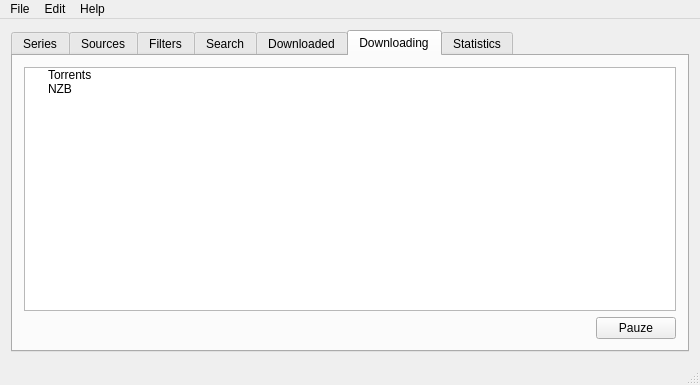
<?xml version="1.0" encoding="UTF-8"?>
<ui version="4.0">
 <class>MainWindow</class>
 <widget class="QMainWindow" name="MainWindow">
  <property name="geometry">
   <rect>
    <x>0</x>
    <y>0</y>
    <width>700</width>
    <height>385</height>
   </rect>
  </property>
  <property name="windowTitle">
   <string>SwarmTv</string>
  </property>
  <property name="windowIcon">
   <iconset resource="swarmtvqtresources.qrc">
    <normaloff>:/swarmtv/mainlogo/resources/swarmtv_logo.png</normaloff>:/swarmtv/mainlogo/resources/swarmtv_logo.png</iconset>
  </property>
  <property name="tabShape">
   <enum>QTabWidget::Triangular</enum>
  </property>
  <widget class="QWidget" name="centralWidget">
   <layout class="QGridLayout" name="gridLayout">
    <item row="0" column="1">
     <widget class="QTabWidget" name="mainTab">
      <property name="toolTip">
       <string/>
      </property>
      <property name="tabShape">
       <enum>QTabWidget::Rounded</enum>
      </property>
      <property name="currentIndex">
       <number>5</number>
      </property>
      <widget class="QWidget" name="tab">
       <attribute name="title">
        <string>Series</string>
       </attribute>
       <layout class="QGridLayout" name="gridLayout_7">
        <item row="0" column="0">
         <layout class="QVBoxLayout" name="verticalLayout_6">
          <item>
           <layout class="QHBoxLayout" name="horizontalLayout_6">
            <item>
             <widget class="QLineEdit" name="seriesSearchLineEdit">
              <property name="toolTip">
               <string>Find series by name on thetvdb.com.</string>
              </property>
              <property name="placeholderText">
               <string>&lt;Series Name&gt;</string>
              </property>
             </widget>
            </item>
            <item>
             <widget class="QPushButton" name="seriesFindPushButton">
              <property name="text">
               <string>Find</string>
              </property>
             </widget>
            </item>
           </layout>
          </item>
         </layout>
        </item>
        <item row="1" column="0">
         <widget class="QTableWidget" name="seriesTableWidget">
          <property name="contextMenuPolicy">
           <enum>Qt::CustomContextMenu</enum>
          </property>
          <property name="lineWidth">
           <number>1</number>
          </property>
          <property name="alternatingRowColors">
           <bool>false</bool>
          </property>
          <attribute name="horizontalHeaderVisible">
           <bool>false</bool>
          </attribute>
          <attribute name="horizontalHeaderStretchLastSection">
           <bool>true</bool>
          </attribute>
          <attribute name="verticalHeaderVisible">
           <bool>false</bool>
          </attribute>
          <column>
           <property name="text">
            <string>Do not show</string>
           </property>
          </column>
         </widget>
        </item>
       </layout>
      </widget>
      <widget class="QWidget" name="SourcesTab">
       <attribute name="title">
        <string>Sources</string>
       </attribute>
       <layout class="QGridLayout" name="gridLayout_3">
        <item row="0" column="0">
         <layout class="QVBoxLayout" name="verticalLayout_3">
          <item>
           <widget class="QTableWidget" name="sourceTableWidget">
            <property name="alternatingRowColors">
             <bool>true</bool>
            </property>
            <property name="selectionMode">
             <enum>QAbstractItemView::SingleSelection</enum>
            </property>
            <property name="selectionBehavior">
             <enum>QAbstractItemView::SelectRows</enum>
            </property>
            <attribute name="horizontalHeaderCascadingSectionResizes">
             <bool>true</bool>
            </attribute>
            <attribute name="horizontalHeaderDefaultSectionSize">
             <number>150</number>
            </attribute>
            <attribute name="horizontalHeaderMinimumSectionSize">
             <number>100</number>
            </attribute>
            <attribute name="horizontalHeaderStretchLastSection">
             <bool>true</bool>
            </attribute>
            <attribute name="verticalHeaderVisible">
             <bool>false</bool>
            </attribute>
            <column>
             <property name="text">
              <string>Name</string>
             </property>
            </column>
            <column>
             <property name="text">
              <string>Parser</string>
             </property>
            </column>
            <column>
             <property name="text">
              <string>Meta type</string>
             </property>
            </column>
            <column>
             <property name="text">
              <string>URL</string>
             </property>
            </column>
           </widget>
          </item>
          <item>
           <layout class="QHBoxLayout" name="horizontalLayout_3">
            <item>
             <widget class="QPushButton" name="sourceAddButton">
              <property name="text">
               <string>Add</string>
              </property>
             </widget>
            </item>
            <item>
             <widget class="QPushButton" name="sourceEditButton">
              <property name="text">
               <string>Edit</string>
              </property>
             </widget>
            </item>
            <item>
             <widget class="QPushButton" name="sourceDelButton">
              <property name="text">
               <string>Del</string>
              </property>
             </widget>
            </item>
            <item>
             <spacer name="horizontalSpacer_3">
              <property name="orientation">
               <enum>Qt::Horizontal</enum>
              </property>
              <property name="sizeHint" stdset="0">
               <size>
                <width>40</width>
                <height>20</height>
               </size>
              </property>
             </spacer>
            </item>
           </layout>
          </item>
         </layout>
        </item>
       </layout>
      </widget>
      <widget class="QWidget" name="filterTab">
       <property name="accessibleName">
        <string extracomment="lala"/>
       </property>
       <attribute name="title">
        <string>Filters</string>
       </attribute>
       <layout class="QGridLayout" name="gridLayout_2">
        <item row="0" column="0">
         <layout class="QVBoxLayout" name="verticalLayout_2">
          <item>
           <widget class="QTableWidget" name="simpleTableWidget">
            <property name="alternatingRowColors">
             <bool>true</bool>
            </property>
            <property name="selectionMode">
             <enum>QAbstractItemView::SingleSelection</enum>
            </property>
            <property name="selectionBehavior">
             <enum>QAbstractItemView::SelectRows</enum>
            </property>
            <property name="rowCount">
             <number>0</number>
            </property>
            <property name="columnCount">
             <number>3</number>
            </property>
            <attribute name="horizontalHeaderCascadingSectionResizes">
             <bool>true</bool>
            </attribute>
            <attribute name="horizontalHeaderDefaultSectionSize">
             <number>200</number>
            </attribute>
            <attribute name="horizontalHeaderMinimumSectionSize">
             <number>150</number>
            </attribute>
            <attribute name="horizontalHeaderShowSortIndicator" stdset="0">
             <bool>false</bool>
            </attribute>
            <attribute name="horizontalHeaderStretchLastSection">
             <bool>true</bool>
            </attribute>
            <attribute name="verticalHeaderVisible">
             <bool>false</bool>
            </attribute>
            <column>
             <property name="text">
              <string>Filter Name</string>
             </property>
             <property name="toolTip">
              <string extracomment="Name of the simple filter"/>
             </property>
            </column>
            <column>
             <property name="text">
              <string>Type</string>
             </property>
            </column>
            <column>
             <property name="text">
              <string>Last Download</string>
             </property>
             <property name="whatsThis">
              <string extracomment="Last content found by the filter."/>
             </property>
            </column>
           </widget>
          </item>
          <item>
           <layout class="QHBoxLayout" name="horizontalLayout_2">
            <item>
             <widget class="QPushButton" name="simpleAddButton">
              <property name="text">
               <string>Add</string>
              </property>
             </widget>
            </item>
            <item>
             <widget class="QPushButton" name="SimpleEditButton">
              <property name="text">
               <string>Edit</string>
              </property>
             </widget>
            </item>
            <item>
             <widget class="QPushButton" name="simpleDelButton">
              <property name="text">
               <string>Del</string>
              </property>
             </widget>
            </item>
            <item>
             <spacer name="horizontalSpacer_2">
              <property name="orientation">
               <enum>Qt::Horizontal</enum>
              </property>
              <property name="sizeHint" stdset="0">
               <size>
                <width>40</width>
                <height>20</height>
               </size>
              </property>
             </spacer>
            </item>
           </layout>
          </item>
         </layout>
        </item>
       </layout>
      </widget>
      <widget class="QWidget" name="sourceTab">
       <attribute name="title">
        <string>Search</string>
       </attribute>
       <layout class="QGridLayout" name="gridLayout_5">
        <item row="0" column="0">
         <layout class="QVBoxLayout" name="verticalLayout_5">
          <item>
           <layout class="QHBoxLayout" name="horizontalLayout_5">
            <item>
             <widget class="QLineEdit" name="SearchLineEdit">
              <property name="toolTip">
               <string>Search Swarmtv database for entries matching the title.</string>
              </property>
              <property name="placeholderText">
               <string>&lt;regexp to find content in database&gt;</string>
              </property>
             </widget>
            </item>
            <item>
             <widget class="QPushButton" name="searchPushButton">
              <property name="text">
               <string>Search</string>
              </property>
             </widget>
            </item>
           </layout>
          </item>
          <item>
           <widget class="QTableWidget" name="searchTableWidget">
            <property name="alternatingRowColors">
             <bool>true</bool>
            </property>
            <property name="selectionMode">
             <enum>QAbstractItemView::SingleSelection</enum>
            </property>
            <property name="selectionBehavior">
             <enum>QAbstractItemView::SelectRows</enum>
            </property>
            <attribute name="verticalHeaderVisible">
             <bool>false</bool>
            </attribute>
            <column>
             <property name="text">
              <string>Title</string>
             </property>
            </column>
            <column>
             <property name="text">
              <string>Size</string>
             </property>
            </column>
            <column>
             <property name="text">
              <string>Source</string>
             </property>
            </column>
            <column>
             <property name="text">
              <string>Meta type</string>
             </property>
            </column>
           </widget>
          </item>
         </layout>
        </item>
       </layout>
      </widget>
      <widget class="QWidget" name="Downloaded">
       <property name="accessibleName">
        <string/>
       </property>
       <attribute name="title">
        <string>Downloaded</string>
       </attribute>
       <layout class="QGridLayout" name="gridLayout_6">
        <item row="0" column="0">
         <layout class="QVBoxLayout" name="verticalLayout">
          <item>
           <widget class="QTableWidget" name="downloadedTableWidget">
            <property name="selectionMode">
             <enum>QAbstractItemView::SingleSelection</enum>
            </property>
            <property name="selectionBehavior">
             <enum>QAbstractItemView::SelectRows</enum>
            </property>
            <attribute name="verticalHeaderVisible">
             <bool>false</bool>
            </attribute>
            <column>
             <property name="text">
              <string>Title</string>
             </property>
            </column>
            <column>
             <property name="text">
              <string>Date</string>
             </property>
            </column>
            <column>
             <property name="text">
              <string>Meta type</string>
             </property>
            </column>
           </widget>
          </item>
          <item>
           <layout class="QHBoxLayout" name="horizontalLayout">
            <item>
             <widget class="QPushButton" name="delDownedPushButton">
              <property name="text">
               <string>Delete</string>
              </property>
             </widget>
            </item>
            <item>
             <widget class="QPushButton" name="updateDownedPushButton">
              <property name="text">
               <string>Update</string>
              </property>
             </widget>
            </item>
            <item>
             <spacer name="horizontalSpacer">
              <property name="orientation">
               <enum>Qt::Horizontal</enum>
              </property>
              <property name="sizeHint" stdset="0">
               <size>
                <width>40</width>
                <height>20</height>
               </size>
              </property>
             </spacer>
            </item>
           </layout>
          </item>
         </layout>
        </item>
       </layout>
      </widget>
      <widget class="QWidget" name="tab_2">
       <attribute name="title">
        <string>Downloading</string>
       </attribute>
       <layout class="QGridLayout" name="gridLayout_8">
        <item row="0" column="0">
         <layout class="QVBoxLayout" name="verticalLayout_7">
          <item>
           <widget class="QTreeWidget" name="treeWidget">
            <attribute name="headerVisible">
             <bool>false</bool>
            </attribute>
            <column>
             <property name="text">
              <string>name</string>
             </property>
            </column>
            <column>
             <property name="text">
              <string>Progress</string>
             </property>
            </column>
            <column>
             <property name="text">
              <string>Size</string>
             </property>
            </column>
            <column>
             <property name="text">
              <string>Status</string>
             </property>
            </column>
            <item>
             <property name="text">
              <string>Torrents</string>
             </property>
            </item>
            <item>
             <property name="text">
              <string>NZB</string>
             </property>
            </item>
           </widget>
          </item>
          <item>
           <layout class="QHBoxLayout" name="horizontalLayout_7">
            <item>
             <spacer name="horizontalSpacer_5">
              <property name="orientation">
               <enum>Qt::Horizontal</enum>
              </property>
              <property name="sizeHint" stdset="0">
               <size>
                <width>40</width>
                <height>20</height>
               </size>
              </property>
             </spacer>
            </item>
            <item>
             <widget class="QPushButton" name="pushButton">
              <property name="text">
               <string>Pauze</string>
              </property>
             </widget>
            </item>
           </layout>
          </item>
         </layout>
        </item>
       </layout>
      </widget>
      <widget class="QWidget" name="statsTab">
       <attribute name="title">
        <string>Statistics</string>
       </attribute>
       <layout class="QGridLayout" name="gridLayout_4">
        <item row="0" column="0">
         <layout class="QVBoxLayout" name="verticalLayout_4">
          <item>
           <widget class="QTextEdit" name="statsTextEdit">
            <property name="font">
             <font>
              <family>Monospace</family>
             </font>
            </property>
            <property name="toolTip">
             <string>THE _GAME</string>
            </property>
            <property name="autoFillBackground">
             <bool>false</bool>
            </property>
            <property name="frameShadow">
             <enum>QFrame::Plain</enum>
            </property>
            <property name="verticalScrollBarPolicy">
             <enum>Qt::ScrollBarAlwaysOff</enum>
            </property>
            <property name="horizontalScrollBarPolicy">
             <enum>Qt::ScrollBarAlwaysOff</enum>
            </property>
            <property name="undoRedoEnabled">
             <bool>false</bool>
            </property>
            <property name="readOnly">
             <bool>true</bool>
            </property>
            <property name="acceptRichText">
             <bool>false</bool>
            </property>
            <property name="textInteractionFlags">
             <set>Qt::NoTextInteraction</set>
            </property>
           </widget>
          </item>
          <item>
           <layout class="QHBoxLayout" name="horizontalLayout_4">
            <item>
             <widget class="QPushButton" name="statsUpdatePushButton">
              <property name="text">
               <string>Update</string>
              </property>
             </widget>
            </item>
            <item>
             <spacer name="horizontalSpacer_4">
              <property name="orientation">
               <enum>Qt::Horizontal</enum>
              </property>
              <property name="sizeHint" stdset="0">
               <size>
                <width>40</width>
                <height>20</height>
               </size>
              </property>
             </spacer>
            </item>
           </layout>
          </item>
         </layout>
        </item>
       </layout>
      </widget>
     </widget>
    </item>
   </layout>
  </widget>
  <widget class="QMenuBar" name="menuBar">
   <property name="geometry">
    <rect>
     <x>0</x>
     <y>0</y>
     <width>700</width>
     <height>25</height>
    </rect>
   </property>
   <widget class="QMenu" name="menuTest123">
    <property name="title">
     <string>Help</string>
    </property>
    <addaction name="actionAbout"/>
   </widget>
   <widget class="QMenu" name="menuFile">
    <property name="title">
     <string>File</string>
    </property>
    <addaction name="separator"/>
    <addaction name="actionClose"/>
   </widget>
   <widget class="QMenu" name="menuEdit">
    <property name="title">
     <string>Edit</string>
    </property>
    <addaction name="actionSettings"/>
   </widget>
   <addaction name="menuFile"/>
   <addaction name="menuEdit"/>
   <addaction name="menuTest123"/>
  </widget>
  <widget class="QStatusBar" name="statusBar"/>
  <action name="actionAbout">
   <property name="text">
    <string>About</string>
   </property>
   <property name="shortcut">
    <string>Alt+A</string>
   </property>
  </action>
  <action name="actionClose">
   <property name="text">
    <string>Close</string>
   </property>
   <property name="shortcut">
    <string>Ctrl+Q, Ctrl+W</string>
   </property>
  </action>
  <action name="actionSettings">
   <property name="text">
    <string>Settings</string>
   </property>
   <property name="shortcut">
    <string>Ctrl+E</string>
   </property>
  </action>
  <action name="actionEmail_Settings">
   <property name="text">
    <string>Email Settings</string>
   </property>
  </action>
 </widget>
 <layoutdefault spacing="6" margin="11"/>
 <resources>
  <include location="swarmtvqtresources.qrc"/>
 </resources>
 <connections>
  <connection>
   <sender>actionClose</sender>
   <signal>triggered()</signal>
   <receiver>MainWindow</receiver>
   <slot>close()</slot>
   <hints>
    <hint type="sourcelabel">
     <x>-1</x>
     <y>-1</y>
    </hint>
    <hint type="destinationlabel">
     <x>349</x>
     <y>192</y>
    </hint>
   </hints>
  </connection>
 </connections>
</ui>
